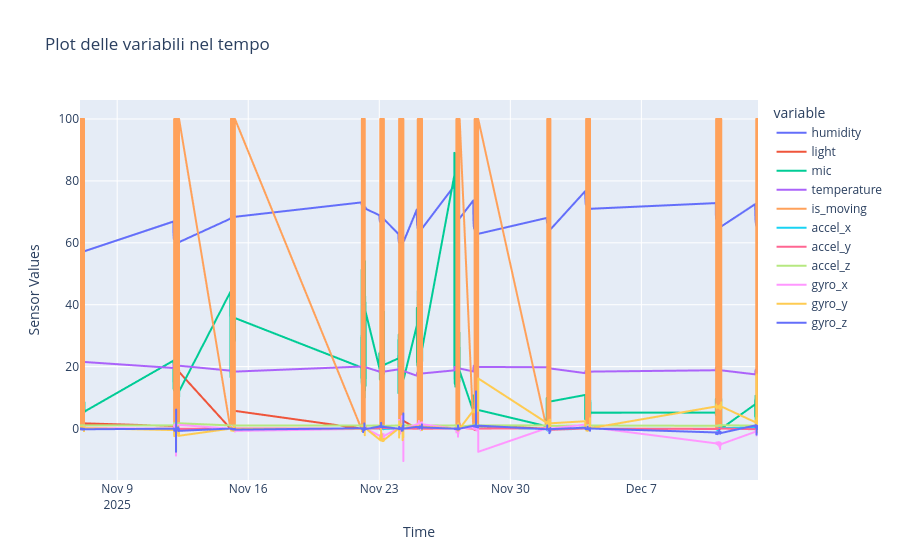
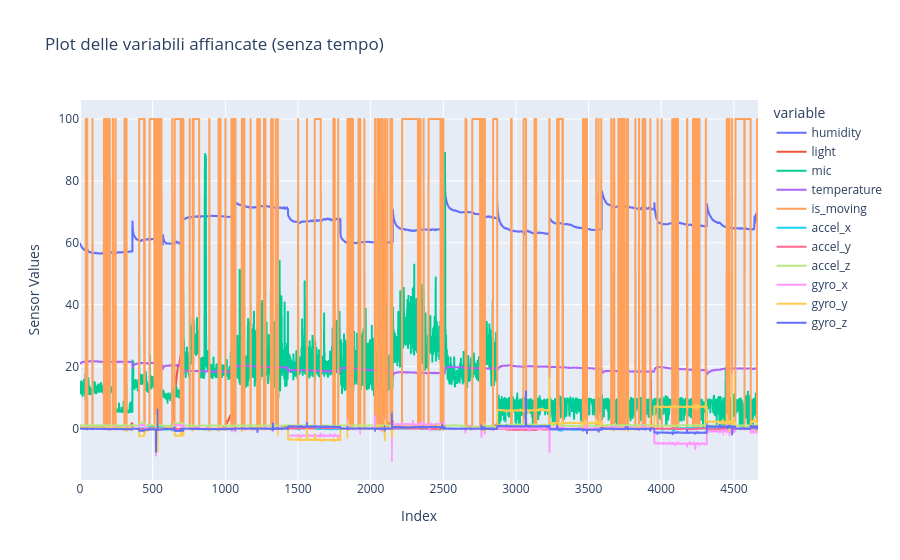
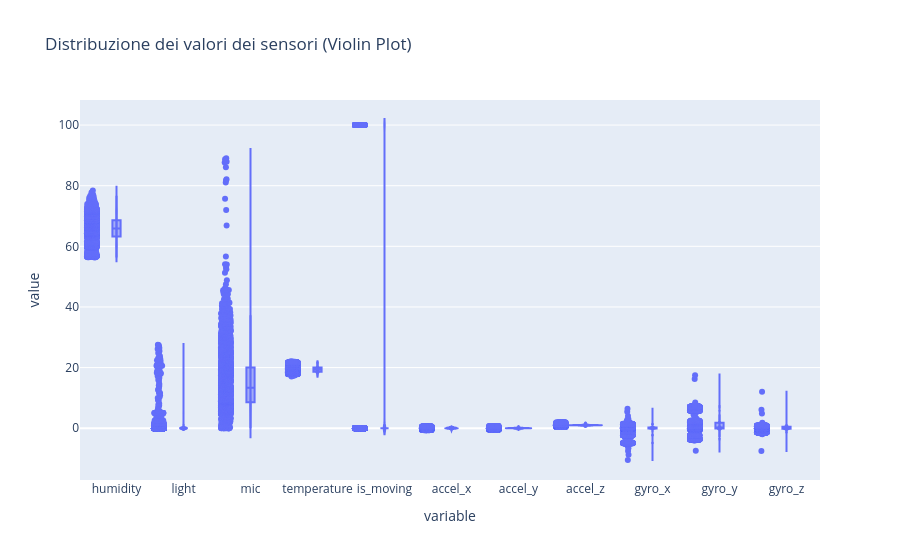

Notebook code cell kept with these figures, in order:
### Code cell
# Plot dei dati
fig = px.line(df_all, x="_time", y=cols_to_numeric, title="Plot delle variabili nel tempo")
fig.update_layout(xaxis_title="Time", yaxis_title="Sensor Values")
fig.show()

# Plot dei dati senza tempo
fig = px.line(df_all, y=cols_to_numeric, title="Plot delle variabili affiancate (senza tempo)")
fig.update_layout(xaxis_title="Index", yaxis_title="Sensor Values")
fig.show()

# Violin plot
fig = px.violin(df_all, y=cols_to_numeric, box=True, points="all",
                title="Distribuzione dei valori dei sensori (Violin Plot)")
fig.show()

### Figure 1 — Plotly figure (JSON) as saved in the notebook; plotly's stock layout.template omitted (floating-point values rounded to 4 significant figures; data arrays with more than 128 entries replaced by an {"elided": "..."} marker saying what was removed)
{"data": [{"hovertemplate": "variable=humidity<br>_time=%{x}<br>value=%{y}<extra></extra>", "legendgroup": "humidity", "line": {"color": "#636efa", "dash": "solid"}, "marker": {"symbol": "circle"}, "mode": "lines", "name": "humidity", "showlegend": true, "type": "scattergl", "x": {"elided": "4667 str values"}, "xaxis": "x", "y": {"elided": "4667 float values"}, "yaxis": "y"}, {"hovertemplate": "variable=light<br>_time=%{x}<br>value=%{y}<extra></extra>", "legendgroup": "light", "line": {"color": "#EF553B", "dash": "solid"}, "marker": {"symbol": "circle"}, "mode": "lines", "name": "light", "showlegend": true, "type": "scattergl", "x": {"elided": "4667 str values"}, "xaxis": "x", "y": {"elided": "4667 float values"}, "yaxis": "y"}, {"hovertemplate": "variable=mic<br>_time=%{x}<br>value=%{y}<extra></extra>", "legendgroup": "mic", "line": {"color": "#00cc96", "dash": "solid"}, "marker": {"symbol": "circle"}, "mode": "lines", "name": "mic", "showlegend": true, "type": "scattergl", "x": {"elided": "4667 str values"}, "xaxis": "x", "y": {"elided": "4667 float values"}, "yaxis": "y"}, {"hovertemplate": "variable=temperature<br>_time=%{x}<br>value=%{y}<extra></extra>", "legendgroup": "temperature", "line": {"color": "#ab63fa", "dash": "solid"}, "marker": {"symbol": "circle"}, "mode": "lines", "name": "temperature", "showlegend": true, "type": "scattergl", "x": {"elided": "4667 str values"}, "xaxis": "x", "y": {"elided": "4667 float values"}, "yaxis": "y"}, {"hovertemplate": "variable=is_moving<br>_time=%{x}<br>value=%{y}<extra></extra>", "legendgroup": "is_moving", "line": {"color": "#FFA15A", "dash": "solid"}, "marker": {"symbol": "circle"}, "mode": "lines", "name": "is_moving", "showlegend": true, "type": "scattergl", "x": {"elided": "4667 str values"}, "xaxis": "x", "y": {"elided": "4667 float values"}, "yaxis": "y"}, {"hovertemplate": "variable=accel_x<br>_time=%{x}<br>value=%{y}<extra></extra>", "legendgroup": "accel_x", "line": {"color": "#19d3f3", "dash": "solid"}, "marker": {"symbol": "circle"}, "mode": "lines", "name": "accel_x", "showlegend": true, "type": "scattergl", "x": {"elided": "4667 str values"}, "xaxis": "x", "y": {"elided": "4667 float values"}, "yaxis": "y"}, {"hovertemplate": "variable=accel_y<br>_time=%{x}<br>value=%{y}<extra></extra>", "legendgroup": "accel_y", "line": {"color": "#FF6692", "dash": "solid"}, "marker": {"symbol": "circle"}, "mode": "lines", "name": "accel_y", "showlegend": true, "type": "scattergl", "x": {"elided": "4667 str values"}, "xaxis": "x", "y": {"elided": "4667 float values"}, "yaxis": "y"}, {"hovertemplate": "variable=accel_z<br>_time=%{x}<br>value=%{y}<extra></extra>", "legendgroup": "accel_z", "line": {"color": "#B6E880", "dash": "solid"}, "marker": {"symbol": "circle"}, "mode": "lines", "name": "accel_z", "showlegend": true, "type": "scattergl", "x": {"elided": "4667 str values"}, "xaxis": "x", "y": {"elided": "4667 float values"}, "yaxis": "y"}, {"hovertemplate": "variable=gyro_x<br>_time=%{x}<br>value=%{y}<extra></extra>", "legendgroup": "gyro_x", "line": {"color": "#FF97FF", "dash": "solid"}, "marker": {"symbol": "circle"}, "mode": "lines", "name": "gyro_x", "showlegend": true, "type": "scattergl", "x": {"elided": "4667 str values"}, "xaxis": "x", "y": {"elided": "4667 float values"}, "yaxis": "y"}, {"hovertemplate": "variable=gyro_y<br>_time=%{x}<br>value=%{y}<extra></extra>", "legendgroup": "gyro_y", "line": {"color": "#FECB52", "dash": "solid"}, "marker": {"symbol": "circle"}, "mode": "lines", "name": "gyro_y", "showlegend": true, "type": "scattergl", "x": {"elided": "4667 str values"}, "xaxis": "x", "y": {"elided": "4667 float values"}, "yaxis": "y"}, {"hovertemplate": "variable=gyro_z<br>_time=%{x}<br>value=%{y}<extra></extra>", "legendgroup": "gyro_z", "line": {"color": "#636efa", "dash": "solid"}, "marker": {"symbol": "circle"}, "mode": "lines", "name": "gyro_z", "showlegend": true, "type": "scattergl", "x": {"elided": "4667 str values"}, "xaxis": "x", "y": {"elided": "4667 float values"}, "yaxis": "y"}], "layout": {"legend": {"title": {"text": "variable"}, "tracegroupgap": 0}, "title": {"text": "Plot delle variabili nel tempo"}, "xaxis": {"anchor": "y", "domain": [0, 1], "title": {"text": "Time"}}, "yaxis": {"anchor": "x", "domain": [0, 1], "title": {"text": "Sensor Values"}}}}

### Figure 2 — Plotly figure (JSON) as saved in the notebook; plotly's stock layout.template omitted (floating-point values rounded to 4 significant figures; data arrays with more than 128 entries replaced by an {"elided": "..."} marker saying what was removed)
{"data": [{"hovertemplate": "variable=humidity<br>index=%{x}<br>value=%{y}<extra></extra>", "legendgroup": "humidity", "line": {"color": "#636efa", "dash": "solid"}, "marker": {"symbol": "circle"}, "mode": "lines", "name": "humidity", "showlegend": true, "type": "scattergl", "x": {"elided": "4667 int values"}, "xaxis": "x", "y": {"elided": "4667 float values"}, "yaxis": "y"}, {"hovertemplate": "variable=light<br>index=%{x}<br>value=%{y}<extra></extra>", "legendgroup": "light", "line": {"color": "#EF553B", "dash": "solid"}, "marker": {"symbol": "circle"}, "mode": "lines", "name": "light", "showlegend": true, "type": "scattergl", "x": {"elided": "4667 int values"}, "xaxis": "x", "y": {"elided": "4667 float values"}, "yaxis": "y"}, {"hovertemplate": "variable=mic<br>index=%{x}<br>value=%{y}<extra></extra>", "legendgroup": "mic", "line": {"color": "#00cc96", "dash": "solid"}, "marker": {"symbol": "circle"}, "mode": "lines", "name": "mic", "showlegend": true, "type": "scattergl", "x": {"elided": "4667 int values"}, "xaxis": "x", "y": {"elided": "4667 float values"}, "yaxis": "y"}, {"hovertemplate": "variable=temperature<br>index=%{x}<br>value=%{y}<extra></extra>", "legendgroup": "temperature", "line": {"color": "#ab63fa", "dash": "solid"}, "marker": {"symbol": "circle"}, "mode": "lines", "name": "temperature", "showlegend": true, "type": "scattergl", "x": {"elided": "4667 int values"}, "xaxis": "x", "y": {"elided": "4667 float values"}, "yaxis": "y"}, {"hovertemplate": "variable=is_moving<br>index=%{x}<br>value=%{y}<extra></extra>", "legendgroup": "is_moving", "line": {"color": "#FFA15A", "dash": "solid"}, "marker": {"symbol": "circle"}, "mode": "lines", "name": "is_moving", "showlegend": true, "type": "scattergl", "x": {"elided": "4667 int values"}, "xaxis": "x", "y": {"elided": "4667 float values"}, "yaxis": "y"}, {"hovertemplate": "variable=accel_x<br>index=%{x}<br>value=%{y}<extra></extra>", "legendgroup": "accel_x", "line": {"color": "#19d3f3", "dash": "solid"}, "marker": {"symbol": "circle"}, "mode": "lines", "name": "accel_x", "showlegend": true, "type": "scattergl", "x": {"elided": "4667 int values"}, "xaxis": "x", "y": {"elided": "4667 float values"}, "yaxis": "y"}, {"hovertemplate": "variable=accel_y<br>index=%{x}<br>value=%{y}<extra></extra>", "legendgroup": "accel_y", "line": {"color": "#FF6692", "dash": "solid"}, "marker": {"symbol": "circle"}, "mode": "lines", "name": "accel_y", "showlegend": true, "type": "scattergl", "x": {"elided": "4667 int values"}, "xaxis": "x", "y": {"elided": "4667 float values"}, "yaxis": "y"}, {"hovertemplate": "variable=accel_z<br>index=%{x}<br>value=%{y}<extra></extra>", "legendgroup": "accel_z", "line": {"color": "#B6E880", "dash": "solid"}, "marker": {"symbol": "circle"}, "mode": "lines", "name": "accel_z", "showlegend": true, "type": "scattergl", "x": {"elided": "4667 int values"}, "xaxis": "x", "y": {"elided": "4667 float values"}, "yaxis": "y"}, {"hovertemplate": "variable=gyro_x<br>index=%{x}<br>value=%{y}<extra></extra>", "legendgroup": "gyro_x", "line": {"color": "#FF97FF", "dash": "solid"}, "marker": {"symbol": "circle"}, "mode": "lines", "name": "gyro_x", "showlegend": true, "type": "scattergl", "x": {"elided": "4667 int values"}, "xaxis": "x", "y": {"elided": "4667 float values"}, "yaxis": "y"}, {"hovertemplate": "variable=gyro_y<br>index=%{x}<br>value=%{y}<extra></extra>", "legendgroup": "gyro_y", "line": {"color": "#FECB52", "dash": "solid"}, "marker": {"symbol": "circle"}, "mode": "lines", "name": "gyro_y", "showlegend": true, "type": "scattergl", "x": {"elided": "4667 int values"}, "xaxis": "x", "y": {"elided": "4667 float values"}, "yaxis": "y"}, {"hovertemplate": "variable=gyro_z<br>index=%{x}<br>value=%{y}<extra></extra>", "legendgroup": "gyro_z", "line": {"color": "#636efa", "dash": "solid"}, "marker": {"symbol": "circle"}, "mode": "lines", "name": "gyro_z", "showlegend": true, "type": "scattergl", "x": {"elided": "4667 int values"}, "xaxis": "x", "y": {"elided": "4667 float values"}, "yaxis": "y"}], "layout": {"legend": {"title": {"text": "variable"}, "tracegroupgap": 0}, "title": {"text": "Plot delle variabili affiancate (senza tempo)"}, "xaxis": {"anchor": "y", "domain": [0, 1], "title": {"text": "Index"}}, "yaxis": {"anchor": "x", "domain": [0, 1], "title": {"text": "Sensor Values"}}}}

### Figure 3 — Plotly figure (JSON) as saved in the notebook; plotly's stock layout.template omitted (floating-point values rounded to 4 significant figures; data arrays with more than 128 entries replaced by an {"elided": "..."} marker saying what was removed)
{"data": [{"alignmentgroup": "True", "box": {"visible": true}, "hovertemplate": "variable=%{x}<br>value=%{y}<extra></extra>", "legendgroup": "", "marker": {"color": "#636efa"}, "name": "", "offsetgroup": "", "orientation": "v", "points": "all", "scalegroup": "True", "showlegend": false, "type": "violin", "x": {"elided": "51337 str values"}, "x0": " ", "xaxis": "x", "y": {"elided": "51337 float values"}, "y0": " ", "yaxis": "y"}], "layout": {"legend": {"tracegroupgap": 0}, "title": {"text": "Distribuzione dei valori dei sensori (Violin Plot)"}, "violinmode": "group", "xaxis": {"anchor": "y", "domain": [0, 1], "title": {"text": "variable"}}, "yaxis": {"anchor": "x", "domain": [0, 1], "title": {"text": "value"}}}}
